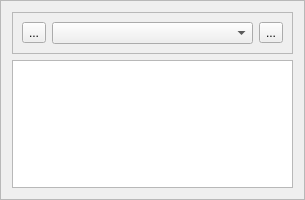
<?xml version="1.0" encoding="UTF-8"?>
<ui version="4.0">
 <class>ColorWizard</class>
 <widget class="QFrame" name="ColorWizard">
  <property name="geometry">
   <rect>
    <x>0</x>
    <y>0</y>
    <width>305</width>
    <height>200</height>
   </rect>
  </property>
  <property name="windowTitle">
   <string>Frame</string>
  </property>
  <property name="frameShape">
   <enum>QFrame::StyledPanel</enum>
  </property>
  <property name="frameShadow">
   <enum>QFrame::Raised</enum>
  </property>
  <layout class="QVBoxLayout" name="verticalLayout">
   <item>
    <widget class="QFrame" name="frame_0">
     <property name="frameShape">
      <enum>QFrame::StyledPanel</enum>
     </property>
     <property name="frameShadow">
      <enum>QFrame::Raised</enum>
     </property>
     <layout class="QHBoxLayout" name="horizontalLayout_2">
      <item>
       <widget class="QToolButton" name="add_button">
        <property name="toolTip">
         <string>Add to favorites</string>
        </property>
        <property name="text">
         <string>...</string>
        </property>
        <property name="icon">
         <iconset resource="../../../res/extui/extui.qrc">
          <normaloff>:/extui/char_pm.png</normaloff>:/extui/char_pm.png</iconset>
        </property>
        <property name="iconSize">
         <size>
          <width>12</width>
          <height>12</height>
         </size>
        </property>
       </widget>
      </item>
      <item>
       <widget class="ColorComboBox" name="combo">
        <property name="toolTip">
         <string notr="true"/>
        </property>
       </widget>
      </item>
      <item>
       <widget class="QToolButton" name="colorwin_button">
        <property name="text">
         <string>...</string>
        </property>
        <property name="icon">
         <iconset resource="../../../res/ui/ui.qrc">
          <normaloff>:/ui/colorxx.png</normaloff>:/ui/colorxx.png</iconset>
        </property>
        <property name="iconSize">
         <size>
          <width>12</width>
          <height>12</height>
         </size>
        </property>
       </widget>
      </item>
     </layout>
    </widget>
   </item>
   <item>
    <widget class="QListWidget" name="fav_list"/>
   </item>
  </layout>
 </widget>
 <customwidgets>
  <customwidget>
   <class>ColorComboBox</class>
   <extends>QComboBox</extends>
   <header>colorcombobox.h</header>
  </customwidget>
 </customwidgets>
 <resources>
  <include location="../../../res/extui/extui.qrc"/>
  <include location="../../../res/ui/ui.qrc"/>
 </resources>
 <connections/>
</ui>
